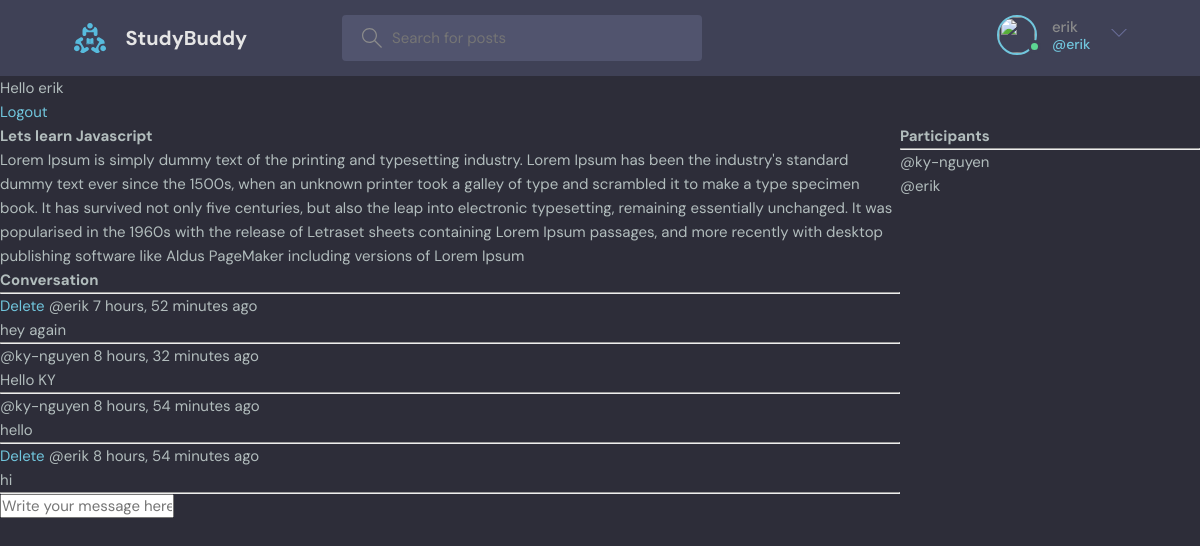
/room/1/ (signed in), run on the app's committed database.
### base/models.py (models this page shows, shortened)
class Room(models.Model):
    host = models.ForeignKey(User, on_delete=models.SET_NULL, null=True)
    topic = models.ForeignKey(Topic, on_delete=models.SET_NULL, null=True)
    name = models.CharField(max_length=200)
    description = models.TextField(null=True, blank=True)
    participants = models.ManyToManyField(User, related_name='participants', blank=True)
    updated = models.DateTimeField(auto_now=True)
    created = models.DateTimeField(auto_now_add=True)
    class Meta:
        ordering = ['-updated', '-created']

class Message(models.Model):
    user = models.ForeignKey(User, on_delete=models.CASCADE)
    room = models.ForeignKey(Room, on_delete=models.CASCADE)
    body = models.TextField()
    updated = models.DateTimeField(auto_now=True)
    created = models.DateTimeField(auto_now_add=True)
    class Meta:
        ordering = ['-updated', '-created']

### base/views.py (the view, shortened to what this page needs)
# urls.py: path('room/<str:pk>/', views.room, name='room'),
def room(request, pk):
    room = Room.objects.get(id=pk)
    room_messages = room.message_set.all().order_by('-created')
    participants = room.participants.all()
    context = {
        'room': room,
        'room_messages': room_messages,
        'participants': participants,
    }
    return render(request, 'base/room.html', context)

### base/templates/base/room.html (shortened to what this page needs)
{% extends 'main.html' %}
{% block content %}
    <div class="room-container">
    <div>
<h1>{{ room.name }}</h1>
    <p>{{ room.description }}</p>
    <div class="comment-wrapper">
      <h3>Conversation</h3>
      <hr>
    {% for message in room_messages %}
           <div>
           {% if request.user == message.user %}
               <a href="{% url 'delete-message' message.id %}">Delete</a>
           {% endif %}
               <small>@{{ message.user }} {{ message.created|timesince }} ago</small>
               <p>{{ message.body }}</p>
           <hr>
           </div>
    {% endfor %}
    </div>
    {% if request.user.is_authenticated %}
    <div class="comment-form">
        <form  method="post" action="">
              <input type="text" name="body" placeholder="Write your message here,...">
        </form>
    </div>
    {% endif %}
    </div>
    <div>
        <h3>Participants</h3>
        <hr>
        {% for user in participants %}
            <div>
               <p>@{{ user.username }}</p>
            </div>
        {% endfor %}
    </div>
    </div>
{% endblock content %}

### templates/navbar.html (shortened to what this page needs)
{% load static %}
<header class="header header--loggedIn">
    <div class="container">
        <a href="{% url 'home' %}" class="header__logo">
            <img src="{% static 'images/logo.svg' %}" />
            <h1>StudyBuddy</h1>
        </a>
        <form class="header__search" method="GET" action="{% url 'home' %}">
            <label>
                <input name="q" placeholder="Search for posts" />
            </label>
        </form>
        <nav class="header__menu">
            {% if request.user.is_authenticated %}
            <div class="header__user">
                <a href="">
                    <div class="avatar avatar--medium active">
                        <img src="{{request.user.avatar.url}}" />
                    </div>
                    <p>{{request.user.username}} <span>@{{request.user.username}}</span></p>
                </a>
                <button class="dropdown-button">
                    <svg version="1.1" xmlns="http://www.w3.org/2000/svg" width="32" height="32" viewBox="0 0 32 32">
                        <title>chevron-down</title>
                        <path d="M16 21l-13-13h-3l16 16 16-16h-3l-13 13z"></path>
                    </svg>
                </button>
            </div>
            {% else %}
            <a href="{% url 'login' %}">
                <img src="{% static 'images/avatar.svg' %}" />
                <p>Login</p>
            </a>
            {% endif %}
        </nav>
    </div>
</header>
{% if  request.user.is_authenticated %}
    <p>Hello {{ request.user }}</p>
<a href="{% url 'logout' %}">Logout</a>
{% else %}
<a href="{% url 'login' %}">Login</a>
{% endif %}

### static/styles/style.css (style rules this page uses)
:root { --color-main: #71c6dd; --color-main-light: #e1f6fb; --color-dark: #3f4156; --color-dark-medium: #51546e; --color-dark-light: #696d97; --color-light: #e5e5e5; --color-gray: #8b8b8b; --color-light-gray: #b2bdbd; --color-bg: #2d2d39; --color-success: #5dd693; --color-error: #fc4b0b; }
* { font-family: "DM Sans", -apple-system, BlinkMacSystemFont, "Segoe UI", Roboto, Oxygen, Ubuntu, Cantarell, "Open Sans", "Helvetica Neue", sans-serif; margin: 0; padding: 0; box-sizing: border-box; text-rendering: optimizeLegibility; font-size: inherit; }
html { font-size: 56.25%; }
@media only screen and (min-width: 1200px) { html { font-size: 62.5%; } }
body { line-height: 1.6; font-weight: 400; font-size: 1.5rem; color: var(--color-light-gray); background-color: var(--color-bg); min-height: 100vh; }
img { width: 100%; }
a { display: inline-block; color: var(--color-main); text-decoration: none; }
.container { max-width: 120rem; width: 90%; margin: auto; }
.avatar { position: relative; display: inline-block; border-radius: 50%; border: 2px solid var(--color-main); }
.avatar img { display: block; border-radius: 50%; object-fit: cover; object-position: center; }
.avatar::after { content: ""; display: block; position: absolute; background-color: var(--color-gray); z-index: 111; border-radius: 50%; border: 0.3rem solid var(--color-dark); }
.avatar.active::after { background-color: var(--color-success); }
.avatar.avatar--medium img { width: 3.6rem; height: 3.6rem; border-radius: 50%; }
.avatar.avatar--medium:after { width: 0.7rem; height: 0.7rem; bottom: 0px; right: -6px; }
.header { padding: 1.5rem; background-color: var(--color-dark); }
.header > .container { display: flex; gap: 9.5rem; }
.header__logo, .header__user { display: flex; gap: 2rem; align-items: center; }
.header__logo > img { height: 3.2rem; width: 3.2rem; }
.header__logo > h1 { font-weight: 700; font-size: 2rem; color: var(--color-light); }
.header__search > label { background-color: var(--color-dark-medium); padding: 1.3rem 1rem; display: flex; align-items: center; gap: 1rem; border-radius: 4px; }
.header__search svg { fill: var(--color-gray); width: 2rem; height: 2rem; margin-left: 1rem; }
.header__search input { width: 30rem; background: transparent; border: none; outline: none; color: var(--color-light); }
.header__menu { margin-left: auto; position: relative; }
.header__menu a { display: flex; gap: 1.5rem; align-items: center; font-weight: 500; text-decoration: none; color: var(--color-gray); }
.header__menu img { height: 3.6rem; }
.header__menu p { line-height: 1.2; }
.header__menu span { color: var(--color-main); font-weight: 500; font-size: 1.4rem; display: block; }
.header__menu svg { width: 1.6rem; height: 1.6rem; fill: var(--color-dark-light); }
.dropdown-button { background: transparent; border: 0; outline: 0; cursor: pointer; }

### base/templates/base/room.html (style rules this page uses)
.room-container { display: grid; grid-template-columns: 3fr 1fr; }

### data on the page
Room: name "Lets learn Javascript", description "Lorem Ipsum is simply dummy text of the printing and typesetting industry. Lorem Ipsum has been the industry's standard dummy text ever since the 1500s, when an unknown printer took a galley of type and scrambled it to make a type specimen book. It has survived not only five centuries, but also the leap into electronic typesetting, remaining essentially unchanged. It was popularised in the 1960s with the release of Letraset sheets containing Lorem Ipsum passages, and more recently with desktop publishing software like Aldus PageMaker including versions of Lorem Ipsum"
Message: shows "Delete", user "erik", created "7 hours, 52 minutes", body "hey again"
Message: user "ky-nguyen", created "8 hours, 32 minutes", body "Hello KY"
Message: user "ky-nguyen", created "8 hours, 54 minutes", body "hello"
Message: shows "Delete", user "erik", created "8 hours, 54 minutes", body "hi"

### other printed values
{{ request.user.username }} "erik"
{{ request.user }} "erik"
{{ user.username }} "ky-nguyen"
{{ user.username }} "erik"
